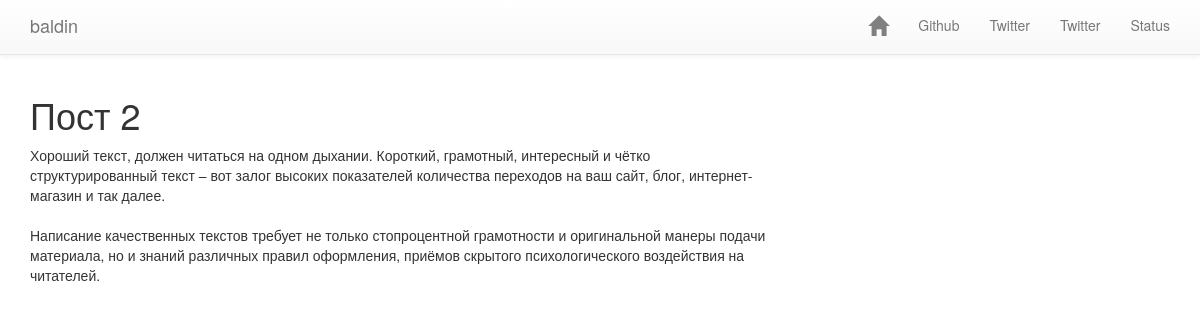
The app's page /post/2/ with its own data.
### blog/models.py (models this page shows, shortened)
class Post(models.Model):
    author = models.ForeignKey('auth.User', on_delete=models.CASCADE)
    title = models.CharField(max_length=200)
    text = models.TextField()
    created_date = models.DateTimeField(
            default=timezone.now)
    published_date = models.DateTimeField(
            blank=True, null=True)

### blog/views.py (the view)
def post_detail(request, pk):
    post = get_object_or_404(Post, pk=pk)
    return render(request, 'blog/post_detail.html', {'post': post})

### blog/templates/blog/post_detail.html (shortened to what this page needs)
{% extends 'blog/base.html' %}
{% block content %}
    <div class="post">
        <h1>{{ post.title }}</h1>
        <p>{{ post.text|linebreaksbr }}</p>
    </div>
{% endblock %}

### records on screen
Post: title "Пост 2", text "Хороший текст, должен читаться на одном дыхании. Короткий, грамотный, интересный и чётко структурированный текст – вот залог высоких показателей количества переходов на ваш сайт, блог, интернет-магазин и так далее. Написание качественных текстов требует не только стопроцентной грамотности и оригинальной манеры подачи материала, но и знаний различных правил оформления, приёмов скрытого психологического воздействия на читателей."
